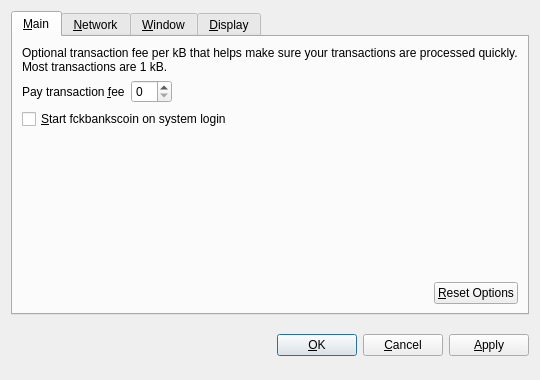
<?xml version="1.0" encoding="UTF-8"?>
<ui version="4.0">
 <class>OptionsDialog</class>
 <widget class="QDialog" name="OptionsDialog">
  <property name="geometry">
   <rect>
    <x>0</x>
    <y>0</y>
    <width>540</width>
    <height>380</height>
   </rect>
  </property>
  <property name="windowTitle">
   <string>Options</string>
  </property>
  <property name="modal">
   <bool>true</bool>
  </property>
  <layout class="QVBoxLayout" name="verticalLayout">
   <item>
    <widget class="QTabWidget" name="tabWidget">
     <property name="tabPosition">
      <enum>QTabWidget::North</enum>
     </property>
     <property name="currentIndex">
      <number>0</number>
     </property>
     <widget class="QWidget" name="tabMain">
      <attribute name="title">
       <string>&amp;Main</string>
      </attribute>
      <layout class="QVBoxLayout" name="verticalLayout_Main">
       <item>
        <widget class="QLabel" name="transactionFeeInfoLabel">
         <property name="text">
          <string>Optional transaction fee per kB that helps make sure your transactions are processed quickly. Most transactions are 1 kB.</string>
         </property>
         <property name="textFormat">
          <enum>Qt::PlainText</enum>
         </property>
         <property name="wordWrap">
          <bool>true</bool>
         </property>
        </widget>
       </item>
       <item>
        <layout class="QHBoxLayout" name="horizontalLayout_1_Main">
         <item>
          <widget class="QLabel" name="transactionFeeLabel">
           <property name="text">
            <string>Pay transaction &amp;fee</string>
           </property>
           <property name="textFormat">
            <enum>Qt::PlainText</enum>
           </property>
           <property name="buddy">
            <cstring>transactionFee</cstring>
           </property>
          </widget>
         </item>
         <item>
          <widget class="BitcoinAmountField" name="transactionFee"/>
         </item>
         <item>
          <spacer name="horizontalSpacer_1_Main">
           <property name="orientation">
            <enum>Qt::Horizontal</enum>
           </property>
           <property name="sizeHint" stdset="0">
            <size>
             <width>40</width>
             <height>20</height>
            </size>
           </property>
          </spacer>
         </item>
        </layout>
       </item>
       <item>
        <widget class="QCheckBox" name="bitcoinAtStartup">
         <property name="toolTip">
          <string>Automatically start fckbankscoin after logging in to the system.</string>
         </property>
         <property name="text">
          <string>&amp;Start fckbankscoin on system login</string>
         </property>
        </widget>
       </item>
       <item>
        <spacer name="verticalSpacer_Main">
         <property name="orientation">
          <enum>Qt::Vertical</enum>
         </property>
         <property name="sizeHint" stdset="0">
          <size>
           <width>20</width>
           <height>40</height>
          </size>
         </property>
        </spacer>
       </item>
       <item>
        <layout class="QHBoxLayout" name="horizontalLayout_2_Main">
         <item>
          <spacer name="horizontalSpacer_2_Main">
           <property name="orientation">
            <enum>Qt::Horizontal</enum>
           </property>
           <property name="sizeHint" stdset="0">
            <size>
             <width>40</width>
             <height>20</height>
            </size>
           </property>
          </spacer>
         </item>
         <item>
          <widget class="QPushButton" name="resetButton">
           <property name="toolTip">
            <string>Reset all client options to default.</string>
           </property>
           <property name="text">
            <string>&amp;Reset Options</string>
           </property>
           <property name="autoDefault">
            <bool>false</bool>
           </property>
          </widget>
         </item>
        </layout>
       </item>
      </layout>
     </widget>
     <widget class="QWidget" name="tabNetwork">
      <attribute name="title">
       <string>&amp;Network</string>
      </attribute>
      <layout class="QVBoxLayout" name="verticalLayout_Network">
       <item>
        <widget class="QCheckBox" name="mapPortUpnp">
         <property name="toolTip">
          <string>Automatically open the fckbankscoin client port on the router. This only works when your router supports UPnP and it is enabled.</string>
         </property>
         <property name="text">
          <string>Map port using &amp;UPnP</string>
         </property>
        </widget>
       </item>
       <item>
        <widget class="QCheckBox" name="connectSocks">
         <property name="toolTip">
          <string>Connect to the fckbankscoin network through a SOCKS proxy (e.g. when connecting through Tor).</string>
         </property>
         <property name="text">
          <string>&amp;Connect through SOCKS proxy:</string>
         </property>
        </widget>
       </item>
       <item>
        <layout class="QHBoxLayout" name="horizontalLayout_Network">
         <item>
          <widget class="QLabel" name="proxyIpLabel">
           <property name="text">
            <string>Proxy &amp;IP:</string>
           </property>
           <property name="textFormat">
            <enum>Qt::PlainText</enum>
           </property>
           <property name="buddy">
            <cstring>proxyIp</cstring>
           </property>
          </widget>
         </item>
         <item>
          <widget class="QValidatedLineEdit" name="proxyIp">
           <property name="maximumSize">
            <size>
             <width>140</width>
             <height>16777215</height>
            </size>
           </property>
           <property name="toolTip">
            <string>IP address of the proxy (e.g. 127.0.0.1)</string>
           </property>
          </widget>
         </item>
         <item>
          <widget class="QLabel" name="proxyPortLabel">
           <property name="text">
            <string>&amp;Port:</string>
           </property>
           <property name="textFormat">
            <enum>Qt::PlainText</enum>
           </property>
           <property name="buddy">
            <cstring>proxyPort</cstring>
           </property>
          </widget>
         </item>
         <item>
          <widget class="QLineEdit" name="proxyPort">
           <property name="maximumSize">
            <size>
             <width>55</width>
             <height>16777215</height>
            </size>
           </property>
           <property name="toolTip">
            <string>Port of the proxy (e.g. 9050)</string>
           </property>
          </widget>
         </item>
         <item>
          <widget class="QLabel" name="socksVersionLabel">
           <property name="text">
            <string>SOCKS &amp;Version:</string>
           </property>
           <property name="textFormat">
            <enum>Qt::PlainText</enum>
           </property>
           <property name="buddy">
            <cstring>socksVersion</cstring>
           </property>
          </widget>
         </item>
         <item>
          <widget class="QValueComboBox" name="socksVersion">
           <property name="toolTip">
            <string>SOCKS version of the proxy (e.g. 5)</string>
           </property>
          </widget>
         </item>
         <item>
          <spacer name="horizontalSpacer_Network">
           <property name="orientation">
            <enum>Qt::Horizontal</enum>
           </property>
           <property name="sizeHint" stdset="0">
            <size>
             <width>40</width>
             <height>20</height>
            </size>
           </property>
          </spacer>
         </item>
        </layout>
       </item>
       <item>
        <spacer name="verticalSpacer_Network">
         <property name="orientation">
          <enum>Qt::Vertical</enum>
         </property>
         <property name="sizeHint" stdset="0">
          <size>
           <width>20</width>
           <height>40</height>
          </size>
         </property>
        </spacer>
       </item>
      </layout>
     </widget>
     <widget class="QWidget" name="tabWindow">
      <attribute name="title">
       <string>&amp;Window</string>
      </attribute>
      <layout class="QVBoxLayout" name="verticalLayout_Window">
       <item>
        <widget class="QCheckBox" name="minimizeToTray">
         <property name="toolTip">
          <string>Show only a tray icon after minimizing the window.</string>
         </property>
         <property name="text">
          <string>&amp;Minimize to the tray instead of the taskbar</string>
         </property>
        </widget>
       </item>
       <item>
        <widget class="QCheckBox" name="minimizeOnClose">
         <property name="toolTip">
          <string>Minimize instead of exit the application when the window is closed. When this option is enabled, the application will be closed only after selecting Quit in the menu.</string>
         </property>
         <property name="text">
          <string>M&amp;inimize on close</string>
         </property>
        </widget>
       </item>
       <item>
        <spacer name="verticalSpacer_Window">
         <property name="orientation">
          <enum>Qt::Vertical</enum>
         </property>
         <property name="sizeHint" stdset="0">
          <size>
           <width>20</width>
           <height>40</height>
          </size>
         </property>
        </spacer>
       </item>
      </layout>
     </widget>
     <widget class="QWidget" name="tabDisplay">
      <attribute name="title">
       <string>&amp;Display</string>
      </attribute>
      <layout class="QVBoxLayout" name="verticalLayout_Display">
       <item>
        <layout class="QHBoxLayout" name="horizontalLayout_1_Display">
         <item>
          <widget class="QLabel" name="langLabel">
           <property name="text">
            <string>User Interface &amp;language:</string>
           </property>
           <property name="textFormat">
            <enum>Qt::PlainText</enum>
           </property>
           <property name="buddy">
            <cstring>lang</cstring>
           </property>
          </widget>
         </item>
         <item>
          <widget class="QValueComboBox" name="lang">
           <property name="toolTip">
            <string>The user interface language can be set here. This setting will take effect after restarting fckbankscoin.</string>
           </property>
          </widget>
         </item>
        </layout>
       </item>
       <item>
        <layout class="QHBoxLayout" name="horizontalLayout_2_Display">
         <item>
          <widget class="QLabel" name="unitLabel">
           <property name="text">
            <string>&amp;Unit to show amounts in:</string>
           </property>
           <property name="textFormat">
            <enum>Qt::PlainText</enum>
           </property>
           <property name="buddy">
            <cstring>unit</cstring>
           </property>
          </widget>
         </item>
         <item>
          <widget class="QValueComboBox" name="unit">
           <property name="toolTip">
            <string>Choose the default subdivision unit to show in the interface and when sending coins.</string>
           </property>
          </widget>
         </item>
        </layout>
       </item>
       <item>
        <widget class="QCheckBox" name="displayAddresses">
         <property name="toolTip">
          <string>Whether to show fckbankscoin addresses in the transaction list or not.</string>
         </property>
         <property name="text">
          <string>&amp;Display addresses in transaction list</string>
         </property>
        </widget>
       </item>
       <item>
        <widget class="QCheckBox" name="coinControlFeatures">
         <property name="toolTip">
          <string>Whether to show coin control features or not.</string>
         </property>
         <property name="text">
          <string>Display coin &amp;control features (experts only!)</string>
         </property>
        </widget>
       </item>
       <item>
        <spacer name="verticalSpacer_Display">
         <property name="orientation">
          <enum>Qt::Vertical</enum>
         </property>
         <property name="sizeHint" stdset="0">
          <size>
           <width>20</width>
           <height>40</height>
          </size>
         </property>
        </spacer>
       </item>
      </layout>
     </widget>
    </widget>
   </item>
   <item>
    <layout class="QHBoxLayout" name="horizontalLayout_Buttons">
     <item>
      <spacer name="horizontalSpacer_1">
       <property name="orientation">
        <enum>Qt::Horizontal</enum>
       </property>
       <property name="sizeHint" stdset="0">
        <size>
         <width>40</width>
         <height>48</height>
        </size>
       </property>
      </spacer>
     </item>
     <item>
      <widget class="QLabel" name="statusLabel">
       <property name="font">
        <font>
         <weight>75</weight>
         <bold>true</bold>
        </font>
       </property>
       <property name="text">
        <string/>
       </property>
       <property name="textFormat">
        <enum>Qt::PlainText</enum>
       </property>
       <property name="wordWrap">
        <bool>true</bool>
       </property>
      </widget>
     </item>
     <item>
      <spacer name="horizontalSpacer_2">
       <property name="orientation">
        <enum>Qt::Horizontal</enum>
       </property>
       <property name="sizeHint" stdset="0">
        <size>
         <width>40</width>
         <height>48</height>
        </size>
       </property>
      </spacer>
     </item>
     <item>
      <widget class="QPushButton" name="okButton">
       <property name="text">
        <string>&amp;OK</string>
       </property>
      </widget>
     </item>
     <item>
      <widget class="QPushButton" name="cancelButton">
       <property name="text">
        <string>&amp;Cancel</string>
       </property>
       <property name="autoDefault">
        <bool>false</bool>
       </property>
      </widget>
     </item>
     <item>
      <widget class="QPushButton" name="applyButton">
       <property name="text">
        <string>&amp;Apply</string>
       </property>
       <property name="autoDefault">
        <bool>false</bool>
       </property>
      </widget>
     </item>
    </layout>
   </item>
  </layout>
 </widget>
 <customwidgets>
  <customwidget>
   <class>BitcoinAmountField</class>
   <extends>QSpinBox</extends>
   <header>bitcoinamountfield.h</header>
  </customwidget>
  <customwidget>
   <class>QValueComboBox</class>
   <extends>QComboBox</extends>
   <header>qvaluecombobox.h</header>
  </customwidget>
  <customwidget>
   <class>QValidatedLineEdit</class>
   <extends>QLineEdit</extends>
   <header>qvalidatedlineedit.h</header>
  </customwidget>
 </customwidgets>
 <resources/>
 <connections/>
</ui>
